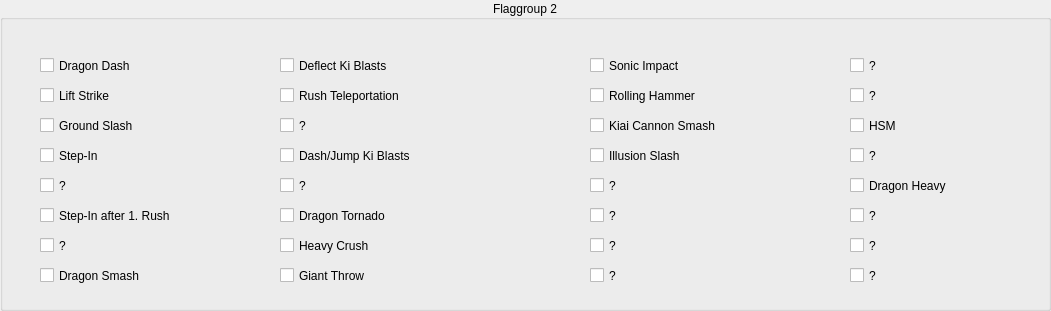
   <widget class="QGroupBox" name="FlagGroup_2">
    <property name="geometry">
     <rect>
      <x>20</x>
      <y>390</y>
      <width>1051</width>
      <height>311</height>
     </rect>
    </property>
    <property name="title">
     <string>Flaggroup 2</string>
    </property>
    <property name="alignment">
     <set>Qt::AlignCenter</set>
    </property>
    <widget class="QCheckBox" name="Flag_2_8">
     <property name="geometry">
      <rect>
       <x>40</x>
       <y>260</y>
       <width>171</width>
       <height>31</height>
      </rect>
     </property>
     <property name="toolTip">
      <string>Checks if your character can do the Dragon Smash (Hold Attack button while in a Homing Dragon Dash).</string>
     </property>
     <property name="text">
      <string>Dragon Smash</string>
     </property>
    </widget>
    <widget class="QCheckBox" name="Flag_2_1">
     <property name="geometry">
      <rect>
       <x>40</x>
       <y>50</y>
       <width>171</width>
       <height>31</height>
      </rect>
     </property>
     <property name="toolTip">
      <string>Checks if the character is able to Dragon Dash.</string>
     </property>
     <property name="text">
      <string>Dragon Dash</string>
     </property>
    </widget>
    <widget class="QCheckBox" name="Flag_2_5">
     <property name="geometry">
      <rect>
       <x>40</x>
       <y>170</y>
       <width>171</width>
       <height>31</height>
      </rect>
     </property>
     <property name="styleSheet">
      <string notr="true"/>
     </property>
     <property name="text">
      <string>?</string>
     </property>
    </widget>
    <widget class="QCheckBox" name="Flag_2_3">
     <property name="geometry">
      <rect>
       <x>40</x>
       <y>110</y>
       <width>171</width>
       <height>31</height>
      </rect>
     </property>
     <property name="toolTip">
      <string>Checks if the character is able to Ground Slash.</string>
     </property>
     <property name="text">
      <string>Ground Slash</string>
     </property>
    </widget>
    <widget class="QCheckBox" name="Flag_2_6">
     <property name="geometry">
      <rect>
       <x>40</x>
       <y>200</y>
       <width>171</width>
       <height>31</height>
      </rect>
     </property>
     <property name="toolTip">
      <string>Checks if you can use a Step-In after finishing the 1st Rush String with regular melees only.

This just means it checks if you can Step-In after pressing Square 5 times.</string>
     </property>
     <property name="text">
      <string>Step-In after 1. Rush</string>
     </property>
    </widget>
    <widget class="QCheckBox" name="Flag_2_7">
     <property name="geometry">
      <rect>
       <x>40</x>
       <y>230</y>
       <width>171</width>
       <height>31</height>
      </rect>
     </property>
     <property name="text">
      <string>?</string>
     </property>
    </widget>
    <widget class="QCheckBox" name="Flag_2_4">
     <property name="geometry">
      <rect>
       <x>40</x>
       <y>140</y>
       <width>171</width>
       <height>31</height>
      </rect>
     </property>
     <property name="toolTip">
      <string>Checks if you can Step-In.</string>
     </property>
     <property name="text">
      <string>Step-In</string>
     </property>
    </widget>
    <widget class="QCheckBox" name="Flag_2_2">
     <property name="geometry">
      <rect>
       <x>40</x>
       <y>80</y>
       <width>171</width>
       <height>31</height>
      </rect>
     </property>
     <property name="toolTip">
      <string>Checks if the character is able to Lift Strike.</string>
     </property>
     <property name="text">
      <string>Lift Strike</string>
     </property>
    </widget>
    <widget class="QCheckBox" name="Flag_2_16">
     <property name="geometry">
      <rect>
       <x>280</x>
       <y>260</y>
       <width>171</width>
       <height>31</height>
      </rect>
     </property>
     <property name="toolTip">
      <string>Checks if your character can use the Giant Throw.</string>
     </property>
     <property name="text">
      <string>Giant Throw</string>
     </property>
    </widget>
    <widget class="QCheckBox" name="Flag_2_10">
     <property name="geometry">
      <rect>
       <x>280</x>
       <y>80</y>
       <width>171</width>
       <height>31</height>
      </rect>
     </property>
     <property name="toolTip">
      <string>Checks if your character can use High Speed Rush Movement (Teleport while attacking, also called Offensive Teleport).</string>
     </property>
     <property name="text">
      <string>Rush Teleportation</string>
     </property>
    </widget>
    <widget class="QCheckBox" name="Flag_2_11">
     <property name="geometry">
      <rect>
       <x>280</x>
       <y>110</y>
       <width>171</width>
       <height>31</height>
      </rect>
     </property>
     <property name="toolTip">
      <string>&lt;html&gt;&lt;head/&gt;&lt;body&gt;&lt;p&gt;&lt;br/&gt;&lt;/p&gt;&lt;/body&gt;&lt;/html&gt;</string>
     </property>
     <property name="text">
      <string>?</string>
     </property>
    </widget>
    <widget class="QCheckBox" name="Flag_2_13">
     <property name="geometry">
      <rect>
       <x>280</x>
       <y>170</y>
       <width>171</width>
       <height>31</height>
      </rect>
     </property>
     <property name="text">
      <string>?</string>
     </property>
    </widget>
    <widget class="QCheckBox" name="Flag_2_14">
     <property name="geometry">
      <rect>
       <x>280</x>
       <y>200</y>
       <width>171</width>
       <height>31</height>
      </rect>
     </property>
     <property name="toolTip">
      <string>Checks if your character can use the Dragon Tornado follow-up.</string>
     </property>
     <property name="text">
      <string>Dragon Tornado</string>
     </property>
    </widget>
    <widget class="QCheckBox" name="Flag_2_9">
     <property name="geometry">
      <rect>
       <x>280</x>
       <y>50</y>
       <width>171</width>
       <height>31</height>
      </rect>
     </property>
     <property name="toolTip">
      <string>Checks if your character is able to deflect Ki Blasts.</string>
     </property>
     <property name="text">
      <string>Deflect Ki Blasts</string>
     </property>
    </widget>
    <widget class="QCheckBox" name="Flag_2_12">
     <property name="geometry">
      <rect>
       <x>280</x>
       <y>140</y>
       <width>171</width>
       <height>31</height>
      </rect>
     </property>
     <property name="toolTip">
      <string>Checks if your character can use dashing or jumping Ki Blasts.</string>
     </property>
     <property name="text">
      <string>Dash/Jump Ki Blasts</string>
     </property>
    </widget>
    <widget class="QCheckBox" name="Flag_2_15">
     <property name="geometry">
      <rect>
       <x>280</x>
       <y>230</y>
       <width>171</width>
       <height>31</height>
      </rect>
     </property>
     <property name="toolTip">
      <string>Checks if your character can use the Heavy Crush follow-up.</string>
     </property>
     <property name="text">
      <string>Heavy Crush</string>
     </property>
    </widget>
    <widget class="QCheckBox" name="Flag_2_24">
     <property name="geometry">
      <rect>
       <x>590</x>
       <y>260</y>
       <width>171</width>
       <height>31</height>
      </rect>
     </property>
     <property name="text">
      <string>?</string>
     </property>
    </widget>
    <widget class="QCheckBox" name="Flag_2_21">
     <property name="geometry">
      <rect>
       <x>590</x>
       <y>170</y>
       <width>171</width>
       <height>31</height>
      </rect>
     </property>
     <property name="text">
      <string>?</string>
     </property>
    </widget>
    <widget class="QCheckBox" name="Flag_2_22">
     <property name="geometry">
      <rect>
       <x>590</x>
       <y>200</y>
       <width>171</width>
       <height>31</height>
      </rect>
     </property>
     <property name="text">
      <string>?</string>
     </property>
    </widget>
    <widget class="QCheckBox" name="Flag_2_18">
     <property name="geometry">
      <rect>
       <x>590</x>
       <y>80</y>
       <width>171</width>
       <height>31</height>
      </rect>
     </property>
     <property name="toolTip">
      <string>Checks if your character is able to use the Rolling Hammer technique (Left/Right + Triangle).</string>
     </property>
     <property name="text">
      <string>Rolling Hammer</string>
     </property>
    </widget>
    <widget class="QCheckBox" name="Flag_2_17">
     <property name="geometry">
      <rect>
       <x>590</x>
       <y>50</y>
       <width>171</width>
       <height>31</height>
      </rect>
     </property>
     <property name="toolTip">
      <string>Checks if your character is able to use the Sonic Impact.</string>
     </property>
     <property name="text">
      <string>Sonic Impact</string>
     </property>
    </widget>
    <widget class="QCheckBox" name="Flag_2_19">
     <property name="geometry">
      <rect>
       <x>590</x>
       <y>110</y>
       <width>171</width>
       <height>31</height>
      </rect>
     </property>
     <property name="toolTip">
      <string>&lt;html&gt;&lt;head/&gt;&lt;body&gt;&lt;p&gt;Checks if your character can use the Kiai Cannon Smash follow-up.&lt;/p&gt;&lt;/body&gt;&lt;/html&gt;</string>
     </property>
     <property name="text">
      <string>Kiai Cannon Smash</string>
     </property>
    </widget>
    <widget class="QCheckBox" name="Flag_2_23">
     <property name="geometry">
      <rect>
       <x>590</x>
       <y>230</y>
       <width>171</width>
       <height>31</height>
      </rect>
     </property>
     <property name="text">
      <string>?</string>
     </property>
    </widget>
    <widget class="QCheckBox" name="Flag_2_20">
     <property name="geometry">
      <rect>
       <x>590</x>
       <y>140</y>
       <width>171</width>
       <height>31</height>
      </rect>
     </property>
     <property name="toolTip">
      <string>Checks if your character is able to use the Illusion Slash technique (Ground Slash right after landing).</string>
     </property>
     <property name="text">
      <string>Illusion Slash</string>
     </property>
    </widget>
    <widget class="QCheckBox" name="Flag_2_25">
     <property name="geometry">
      <rect>
       <x>850</x>
       <y>50</y>
       <width>171</width>
       <height>31</height>
      </rect>
     </property>
     <property name="text">
      <string>?</string>
     </property>
    </widget>
    <widget class="QCheckBox" name="Flag_2_29">
     <property name="geometry">
      <rect>
       <x>850</x>
       <y>170</y>
       <width>171</width>
       <height>31</height>
      </rect>
     </property>
     <property name="toolTip">
      <string>Checks if your character is able to use the Dragon Heavy (Triangle while being in a Homing Dragon Dash).</string>
     </property>
     <property name="text">
      <string>Dragon Heavy</string>
     </property>
    </widget>
    <widget class="QCheckBox" name="Flag_2_28">
     <property name="geometry">
      <rect>
       <x>850</x>
       <y>140</y>
       <width>171</width>
       <height>31</height>
      </rect>
     </property>
     <property name="text">
      <string>?</string>
     </property>
    </widget>
    <widget class="QCheckBox" name="Flag_2_30">
     <property name="geometry">
      <rect>
       <x>850</x>
       <y>200</y>
       <width>95</width>
       <height>31</height>
      </rect>
     </property>
     <property name="text">
      <string>?</string>
     </property>
    </widget>
    <widget class="QCheckBox" name="Flag_2_27">
     <property name="geometry">
      <rect>
       <x>850</x>
       <y>110</y>
       <width>171</width>
       <height>31</height>
      </rect>
     </property>
     <property name="toolTip">
      <string>Checks if your character can use Hyper Speed Movement (Teleport anytime while pressing circle in MAX Power Mode).</string>
     </property>
     <property name="text">
      <string>HSM</string>
     </property>
    </widget>
    <widget class="QCheckBox" name="Flag_2_26">
     <property name="geometry">
      <rect>
       <x>850</x>
       <y>80</y>
       <width>171</width>
       <height>31</height>
      </rect>
     </property>
     <property name="text">
      <string>?</string>
     </property>
    </widget>
    <widget class="QCheckBox" name="Flag_2_32">
     <property name="geometry">
      <rect>
       <x>850</x>
       <y>260</y>
       <width>171</width>
       <height>31</height>
      </rect>
     </property>
     <property name="text">
      <string>?</string>
     </property>
    </widget>
    <widget class="QCheckBox" name="Flag_2_31">
     <property name="geometry">
      <rect>
       <x>850</x>
       <y>230</y>
       <width>171</width>
       <height>31</height>
      </rect>
     </property>
     <property name="text">
      <string>?</string>
     </property>
    </widget>
   </widget>
